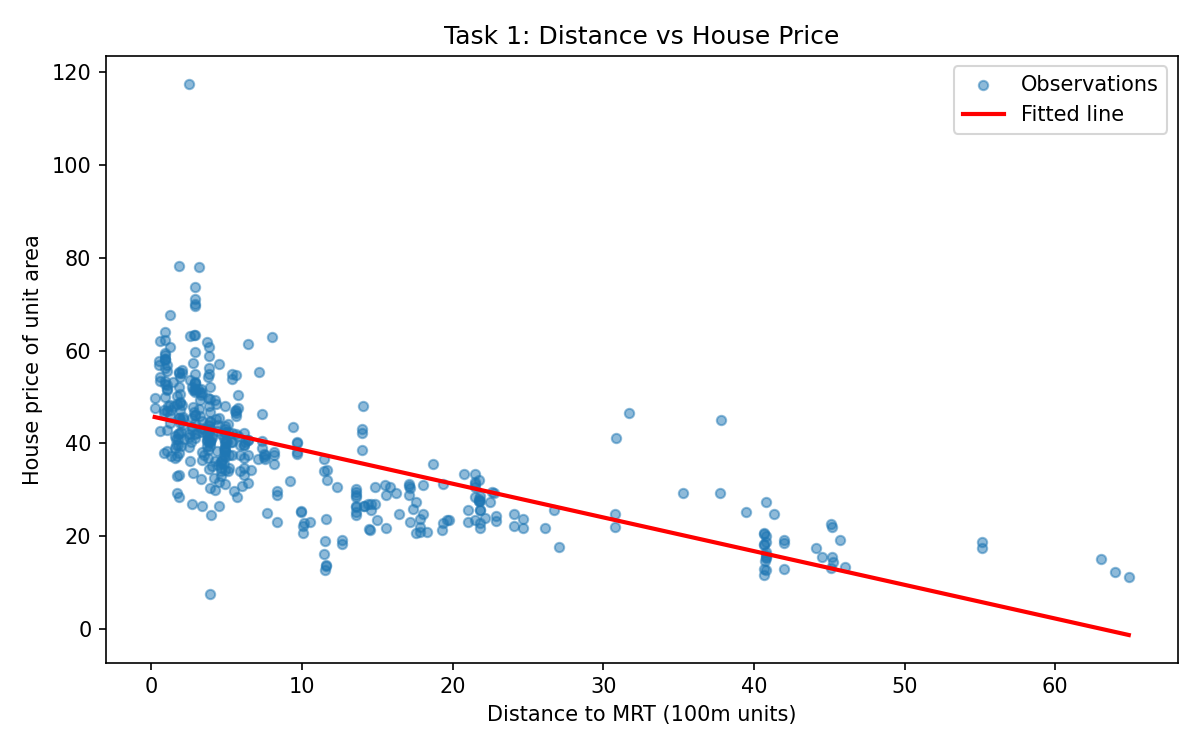

Generate this figure with Python:
import pandas as pd
import numpy as np
import matplotlib.pyplot as plt
from sklearn.linear_model import LinearRegression

# 1. Load data
homes = pd.read_csv("real_estate.csv")
homes["distance_100m"] = homes["X3 distance to the nearest MRT station"] / 100

X = homes[["distance_100m"]]
y = homes["Y house price of unit area"]

# 2. Fit linear regression on all 414 rows
model = LinearRegression()
model.fit(X, y)

slope = model.coef_[0]
intercept = model.intercept_
print(f"Slope (per 100m): {slope:.4f}")
print(f"Intercept: {intercept:.4f}")

# 3. Predict price at 500m (distance_100m = 5)
X_500m = pd.DataFrame({"distance_100m": [5.0]})
pred_500m = model.predict(X_500m)[0]
print(f"Predicted price at 500m: {pred_500m:.2f} price units")

# 4. Plot observations and fitted line
plt.figure(figsize=(8, 5))
plt.scatter(X, y, alpha=0.5, label="Observations", s=20)
x_line = np.linspace(X["distance_100m"].min(), X["distance_100m"].max(), 100)
y_line = model.predict(pd.DataFrame({"distance_100m": x_line}))
plt.plot(x_line, y_line, color="red", linewidth=2, label="Fitted line")
plt.xlabel("Distance to MRT (100m units)")
plt.ylabel("House price of unit area")
plt.title("Task 1: Distance vs House Price")
plt.legend()
plt.tight_layout()
plt.savefig("task1_housing.png", dpi=150)
plt.show()

# 5. Interpretation
print(f"\nInterpretation: For every additional 100m in distance, "
      f"the house price per unit area changes by {slope:.2f} price units.")
